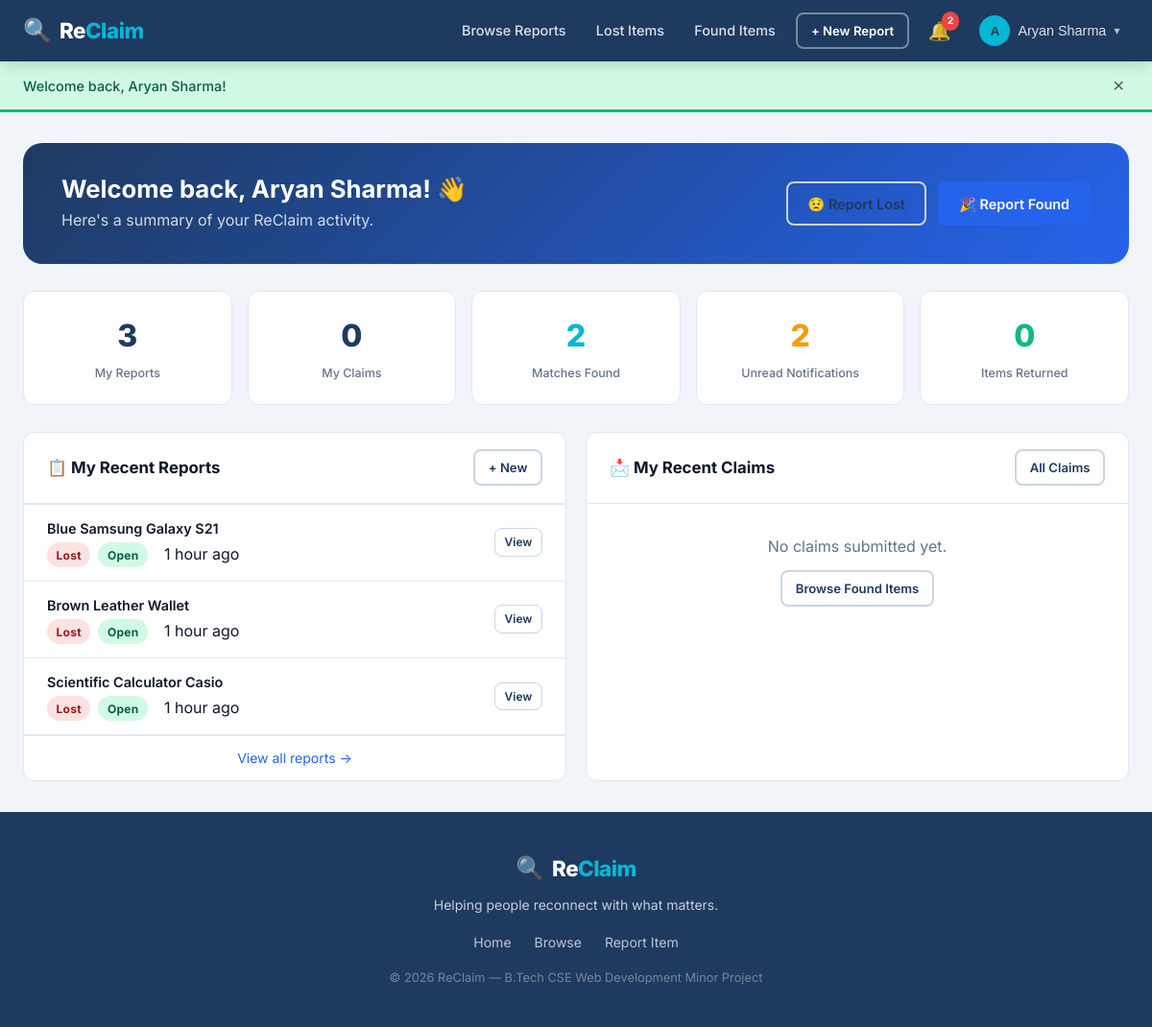
Screenshot of /dashboard.php?err=access_denied (signed in) with the database file from the repository.
### tables this page shows
CREATE TABLE IF NOT EXISTS reports (
    id            INT UNSIGNED    NOT NULL AUTO_INCREMENT,
    user_id       INT UNSIGNED    NOT NULL,
    type          ENUM('lost','found') NOT NULL,
    title         VARCHAR(200)    NOT NULL,
    category      VARCHAR(100)    NOT NULL,
    description   TEXT            DEFAULT NULL,
    location      VARCHAR(200)    DEFAULT NULL,
    incident_date DATE            NOT NULL,
    status        ENUM('open','claimed','resolved','closed') NOT NULL DEFAULT 'open',
    image_path    VARCHAR(500)    DEFAULT NULL,
    is_deleted    TINYINT(1)      NOT NULL DEFAULT 0,
    created_at    TIMESTAMP       NOT NULL DEFAULT CURRENT_TIMESTAMP,
    updated_at    TIMESTAMP       NOT NULL DEFAULT CURRENT_TIMESTAMP ON UPDATE CURRENT_TIMESTAMP,
    PRIMARY KEY   (id),
    KEY idx_user_id     (user_id),
    KEY idx_type        (type),
    KEY idx_status      (status),
    KEY idx_category    (category),
    KEY idx_incident_date (incident_date),
    KEY idx_is_deleted  (is_deleted),
    CONSTRAINT fk_reports_user FOREIGN KEY (user_id) REFERENCES users (id) ON DELETE CASCADE
);

### includes/auth.php (called while the page is built, shortened)
<?php
function current_user_id(): ?int {
    return isset($_SESSION['user_id']) ? (int) $_SESSION['user_id'] : null;
}
function current_user_name(): string {
    return $_SESSION['name'] ?? 'Guest';
}

### dashboard.php (the view, shortened to what this page needs)
<?php
require_once __DIR__ . '/includes/auth.php';
require_once __DIR__ . '/includes/functions.php';
require_once __DIR__ . '/config/db.php';
$userId    = current_user_id();
$s1 = $pdo->prepare('SELECT COUNT(*) FROM reports WHERE user_id=? AND is_deleted=0');
$s1->execute([$userId]);
$myReports = (int) $s1->fetchColumn();
$s2 = $pdo->prepare('SELECT COUNT(*) FROM claims WHERE claimant_id=?');
$s2->execute([$userId]);
$myClaims  = (int) $s2->fetchColumn();
$s3 = $pdo->prepare("SELECT COUNT(*) FROM reports WHERE user_id=? AND status='resolved'");
$s3->execute([$userId]);
$myResolved = (int) $s3->fetchColumn();
$s4 = $pdo->prepare(
    "SELECT COUNT(*) FROM matches m
     JOIN reports r ON (r.id = m.lost_id OR r.id = m.found_id)
     WHERE r.user_id = ? AND m.status = 'pending'"
);
$s4->execute([$userId]);
$myMatches = (int) $s4->fetchColumn();
$unread = get_unread_count($pdo, $userId);
$stmt = $pdo->prepare(
    'SELECT * FROM reports WHERE user_id = ? AND is_deleted = 0 ORDER BY created_at DESC LIMIT 5'
);
$stmt->execute([$userId]);
$recentReports = $stmt->fetchAll();
$stmt2 = $pdo->prepare(
    'SELECT c.*, r.title FROM claims c JOIN reports r ON r.id=c.report_id WHERE c.claimant_id=? ORDER BY c.created_at DESC LIMIT 5'
);
$stmt2->execute([$userId]);
$recentClaims = $stmt2->fetchAll();
require_once __DIR__ . '/includes/header.php';
?>
<div class="container page-container">
    <div class="dashboard-welcome">
        <div class="welcome-text">
            <h1>Welcome back, <?= h(current_user_name()) ?>! 👋</h1>
            <p>Here's a summary of your ReClaim activity.</p>
        </div>
        <div class="welcome-actions">
            <a href="report-create.php?type=lost" class="btn btn-outline">😟 Report Lost</a>
            <a href="report-create.php?type=found" class="btn btn-primary">🎉 Report Found</a>
        </div>
    </div>
    <div class="dashboard-stats">
        <a href="report-list.php?user_id=<?= $userId ?>" class="dash-stat">
            <span class="dash-stat-value"><?= $myReports ?></span>
            <span class="dash-stat-label">My Reports</span>
        </a>
        <a href="my-claims.php" class="dash-stat">
            <span class="dash-stat-value"><?= $myClaims ?></span>
            <span class="dash-stat-label">My Claims</span>
        </a>
        <a href="matches.php" class="dash-stat dash-stat-accent">
            <span class="dash-stat-value"><?= $myMatches ?></span>
            <span class="dash-stat-label">Matches Found</span>
        </a>
        <a href="notifications.php" class="dash-stat <?= $unread ? 'dash-stat-warn':'' ?>">
            <span class="dash-stat-value"><?= $unread ?></span>
            <span class="dash-stat-label">Unread Notifications</span>
        </a>
        <div class="dash-stat dash-stat-success">
            <span class="dash-stat-value"><?= $myResolved ?></span>
            <span class="dash-stat-label">Items Returned</span>
        </div>
    </div>
    <div class="dashboard-grid">
        <div class="dashboard-panel">
            <div class="panel-header">
                <h2>📋 My Recent Reports</h2>
                <a href="report-create.php" class="btn btn-sm btn-outline">+ New</a>
            </div>
            <?php if (empty($recentReports)): ?>
                <div class="panel-empty">
                    <p>You haven't submitted any reports yet.</p>
                    <a href="report-create.php" class="btn btn-primary btn-sm">Submit your first report</a>
                </div>
            <?php else: ?>
                <ul class="dashboard-list">
                    <?php foreach ($recentReports as $r): ?>
                    <li class="dashboard-list-item">
                        <div class="dli-info">
                            <a href="report-view.php?id=<?= $r['id'] ?>" class="dli-title">
                                <?= h($r['title']) ?>
                            </a>
                            <span class="dli-meta">
                                <?= format_type_badge($r['type']) ?>
                                <?= format_status_badge($r['status']) ?>
                                &nbsp; <?= time_ago($r['created_at']) ?>
                            </span>
                        </div>
                        <a href="report-view.php?id=<?= $r['id'] ?>" class="btn btn-xs btn-outline">View</a>
                    </li>
                    <?php endforeach; ?>
                </ul>
                <a href="report-list.php" class="panel-link">View all reports →</a>
            <?php endif; ?>
        </div>
        <div class="dashboard-panel">
            <div class="panel-header">
                <h2>📩 My Recent Claims</h2>
                <a href="my-claims.php" class="btn btn-sm btn-outline">All Claims</a>
            </div>
            <?php if (empty($recentClaims)): ?>
                <div class="panel-empty">
                    <p>No claims submitted yet.</p>
                    <a href="report-list.php?type=found" class="btn btn-outline btn-sm">Browse Found Items</a>
                </div>
            <?php endif; ?>
        </div>
    </div>
</div>
<?php require_once __DIR__ . '/includes/footer.php'; ?>

### includes/functions.php (shortened to what this page needs)
<?php
function h(string $str): string {
    return htmlspecialchars($str, ENT_QUOTES | ENT_HTML5, 'UTF-8');
}
function get_unread_count(PDO $pdo, int $userId): int {
    $stmt = $pdo->prepare(
        'SELECT COUNT(*) FROM notifications WHERE user_id = ? AND is_read = 0'
    );
    $stmt->execute([$userId]);
    return (int) $stmt->fetchColumn();
}
function format_status_badge(string $status): string {
    $map = [
        'open'      => ['class' => 'badge-success',  'label' => 'Open'],
        'claimed'   => ['class' => 'badge-warning',  'label' => 'Claimed'],
        'resolved'  => ['class' => 'badge-info',     'label' => 'Resolved'],
        'closed'    => ['class' => 'badge-secondary','label' => 'Closed'],
        'pending'   => ['class' => 'badge-warning',  'label' => 'Pending'],
        'approved'  => ['class' => 'badge-success',  'label' => 'Approved'],
        'rejected'  => ['class' => 'badge-danger',   'label' => 'Rejected'],
        'confirmed' => ['class' => 'badge-info',     'label' => 'Confirmed'],
        'dismissed' => ['class' => 'badge-secondary','label' => 'Dismissed'],
    ];
    $entry = $map[$status] ?? ['class' => 'badge-secondary', 'label' => ucfirst($status)];
    return '<span class="badge ' . $entry['class'] . '">' . $entry['label'] . '</span>';
}
function format_type_badge(string $type): string {
    if ($type === 'lost') {
        return '<span class="badge badge-danger">Lost</span>';
    }
    return '<span class="badge badge-success">Found</span>';
}
function time_ago(string $datetime): string {
    $now  = new DateTime();
    $past = new DateTime($datetime);
    $diff = $now->diff($past);
    if ($diff->h > 0) return $diff->h . ' hour' . ($diff->h > 1 ? 's' : '') . ' ago';
    return 'Just now';
}

### rows the page displays
reports: title "Blue Samsung Galaxy S21", type "Lost", status "Open", time_ago($r['created_at']) "1 hour ago"
reports: title "Brown Leather Wallet", type "Lost", status "Open", created_at "1 hour ago"
reports: title "Scientific Calculator Casio", type "Lost", status "Open", created_at "1 hour ago"

### other values shown
$unreadCount "2"
substr(current_user_name(), 0, 1) "A"
current_user_name() "Aryan Sharma"
$flash['message'] "Welcome back, Aryan Sharma!"
$myReports "3"
$myClaims "0"
$myMatches "2"
$unread "2"
$myResolved "0"
